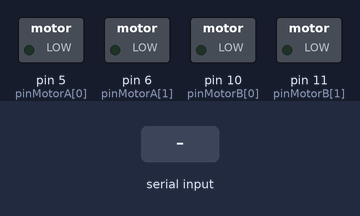
Bench run of a sketch on a simulated Arduino Uno, built with avr-gcc and run on an emulated ATmega328P. Parts: switched loads named in the sketch (green lamp = pin HIGH). The test bench sets the inputs (shaded band). What the sketch prints to the serial monitor is not drawn.

Above: at 1.2 s.
1.3 s: "q" received over Serial
At 2.4 s:
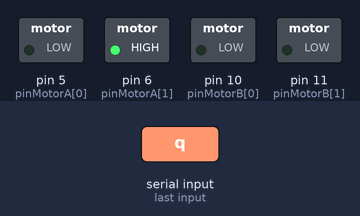
2.9 s: "w" received over Serial
At 3.6 s:
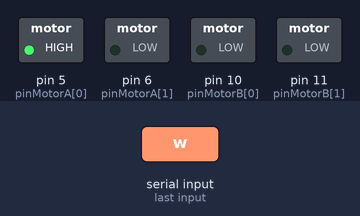
4.5 s: "a" received over Serial
At 5.8 s:
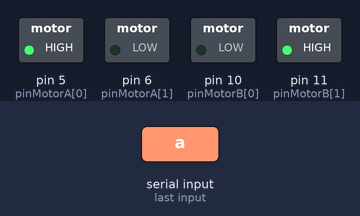
6.1 s: "e" received over Serial
At 7.2 s:
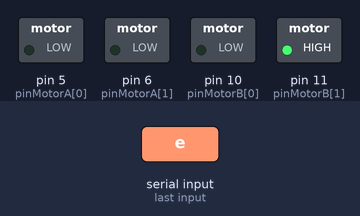
7.6 s: "s" received over Serial
At 8.4 s:
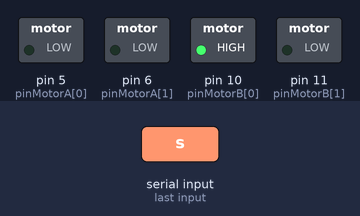
9.2 s: "d" received over Serial
At 9.5 s:
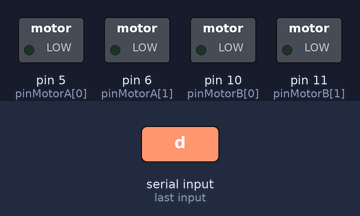
Timing chart, 0 to 11.7 s (numbered marks = the images above; inputs shaded):
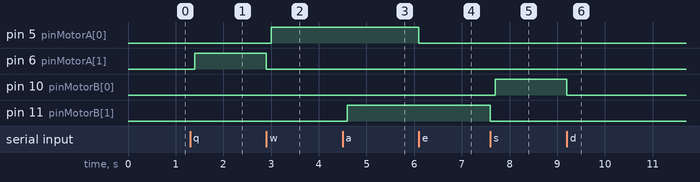

Measured:
- after the input at 1.3 s, pin 6 (pinMotorA[1]): LOW → HIGH after 0.10 s
- after the input at 2.9 s, pin 5 (pinMotorA[0]): LOW → HIGH after 0.10 s; pin 6 (pinMotorA[1]): HIGH → LOW at once
- after the input at 4.5 s, pin 11 (pinMotorB[1]): LOW → HIGH after 0.10 s
- after the input at 6.1 s, pin 5 (pinMotorA[0]): HIGH → LOW at once
- after the input at 7.6 s, pin 10 (pinMotorB[0]): LOW → HIGH after 0.10 s; pin 11 (pinMotorB[1]): HIGH → LOW at once
- after the input at 9.2 s, pin 10 (pinMotorB[0]): HIGH → LOW at once

The sketch:

V2.pde
```cpp
byte pinMotorA[] = {
  5, 6};
byte pinMotorB[] = {
  10, 11};

byte stateMotorA[] = {
  LOW, LOW};
byte stateMotorB[] = {
  LOW, LOW};

byte safetyDelay = 100;

void setup() {
  for(byte i = 0; i <= 1; ++i) {
    // Set pin type to OUPUT:
    pinMode(pinMotorA[i], OUTPUT);
    pinMode(pinMotorB[i], OUTPUT);

    // Set the default state to LOW (off):
    digitalWrite(pinMotorA[i], LOW);
    digitalWrite(pinMotorB[i], LOW);
  }

  Serial.begin(115200);
  Serial.println("BT Zeppelin omnidirectional driver ready.");
}

void loop() {
  while(Serial.available()) {
    boolean update = true;
    int     input  = Serial.read();
    switch((char) input) {
    case 'q': // Motor A Left:
      digitalWrite(pinMotorA[0], LOW);
      delay(safetyDelay);
      digitalWrite(pinMotorA[1], HIGH);
      break;
    case 'w': // Motor A right:
      digitalWrite(pinMotorA[1], LOW);
      delay(safetyDelay);
      digitalWrite(pinMotorA[0], HIGH);
      break;
    case 'e': // Motor A off:
      digitalWrite(pinMotorA[0], LOW);
      digitalWrite(pinMotorA[1], LOW);
      break;

    case 'a': // Motor B Left:
      digitalWrite(pinMotorB[0], LOW);
      delay(safetyDelay);
      digitalWrite(pinMotorB[1], HIGH);
      break;
    case 's': // Motor B right:
      digitalWrite(pinMotorB[1], LOW);
      delay(safetyDelay);
      digitalWrite(pinMotorB[0], HIGH);
      break;
    case 'd': // Motor B off:
      digitalWrite(pinMotorB[0], LOW);
      digitalWrite(pinMotorB[1], LOW);
      break;


    case 'p': Serial.println("p"); break; // Used for ping
    case 'y': Serial.println("z"); break; // Used for handshake

    default:
      update = false;
      break;
    }
    //Serial.print((update));
    //Serial.print(" ");
    //Serial.println((char) input);
  }
}
```
